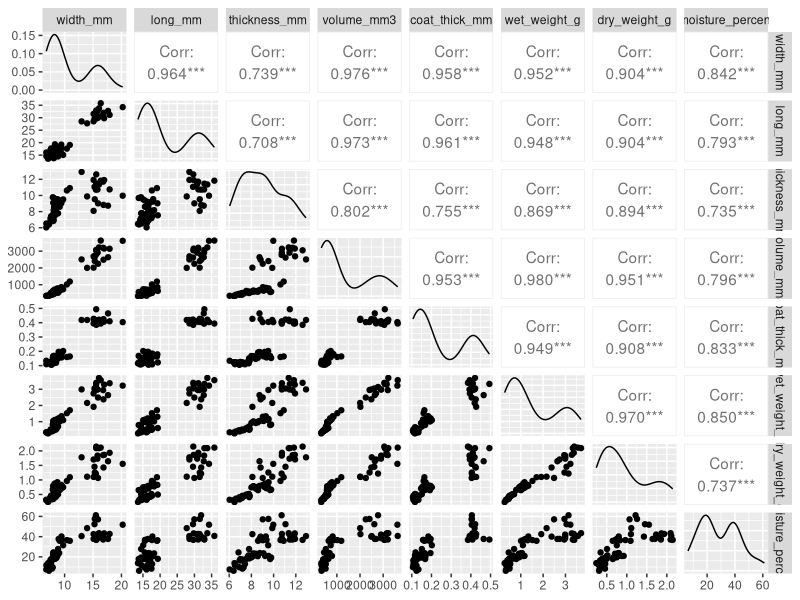
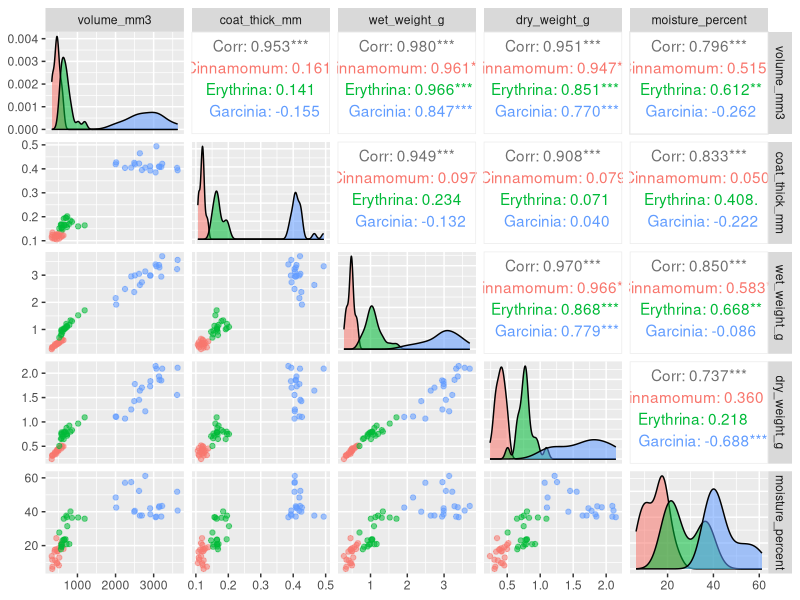
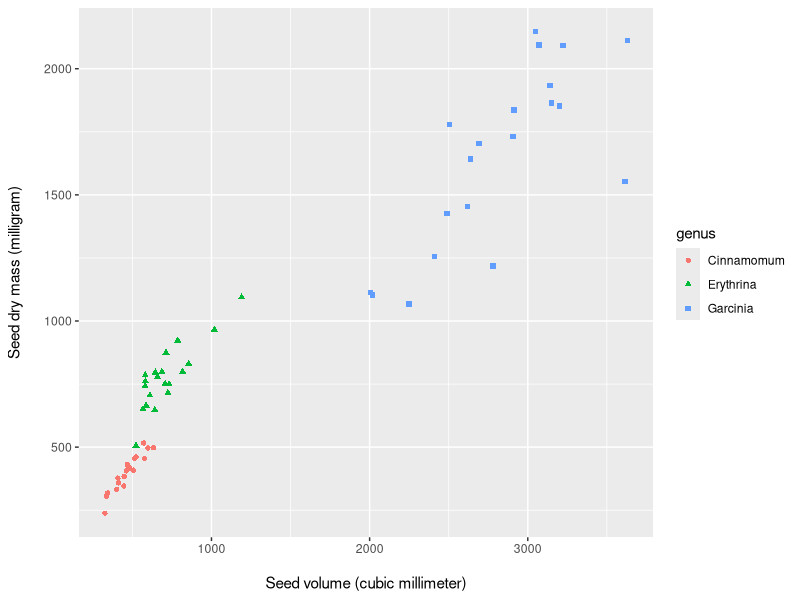
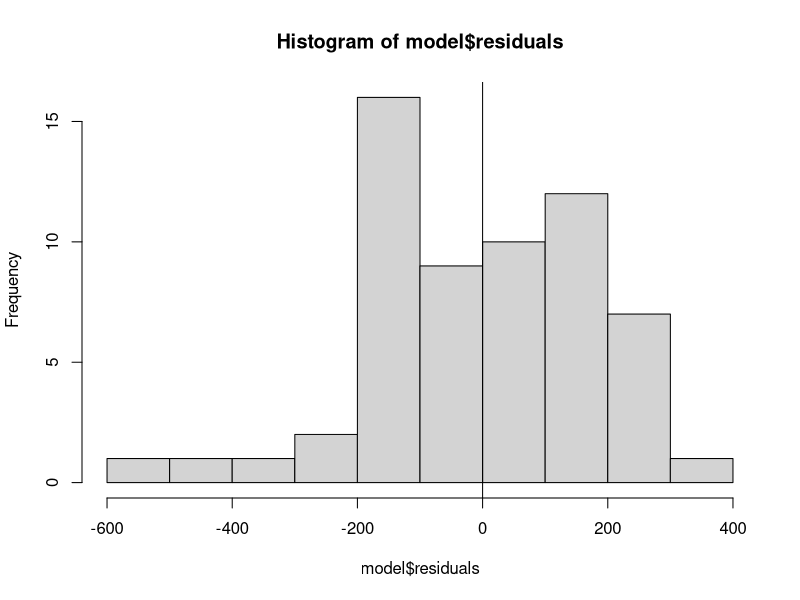
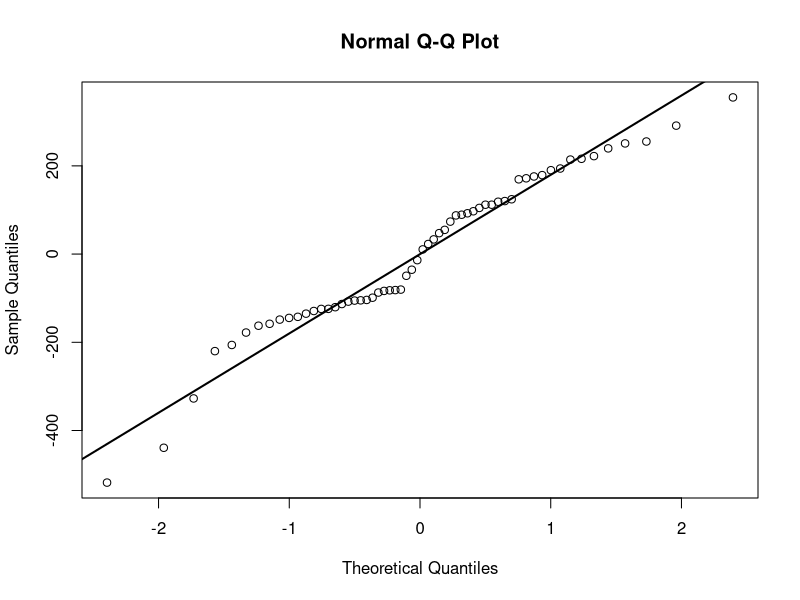
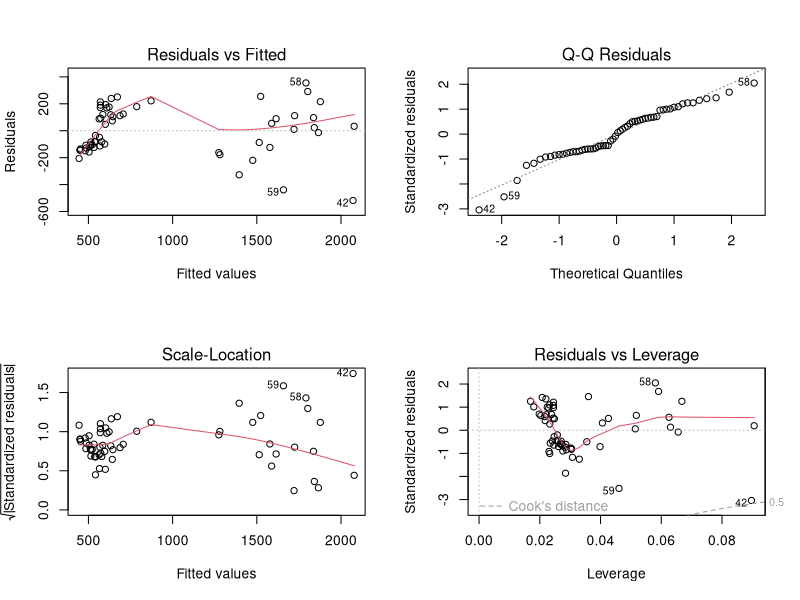

Write the R code that produced these figures, in order.
## ---- chunk 1
### Import data
seed <- read.csv("data/seed3spp.csv", header = T)

### assign right types of data to the variables
seed$genus <- as.factor(seed$genus)
seed$epithet <- as.factor(seed$epithet)

### see the data
seed

summary(seed[,7:11])
## ---- chunk 2
## use GGally package
library(ggplot2)
library(GGally)

## use data from column 7:11 - volume to moisture
ggpairs(seed,          
        columns = 4:11) # selected columns
## ---- chunk 3
ggpairs(seed,                 # Data frame
        columns = 7:11,        # Columns
        aes(color = genus,  # Color by species 
            alpha = 0.5))     # Transparency
## ---- chunk 4
library(ggplot2)
plot <- ggplot(seed, 
               aes(x = volume_mm3,
                   y = dry_weight_g * 1000,
                   color = genus,
                   shape = genus))

plot +
  geom_point() +
  xlab("\nSeed volume (cubic millimeter)") +
  ylab("Seed dry mass (milligram)\n")
## ---- chunk 5
##################################################
### Run a regression model
### and run a function to get
### overall p value
##################################################
set.seed(1234)
model <- lm(dry_weight_g * 1000 ~ volume_mm3,
            data = seed)

summary(model)

overall_p <- function(my_model) {
    f <- summary(my_model)$fstatistic
    p <- pf(f[1],f[2],f[3],lower.tail=F)
    attributes(p) <- NULL
    return(p)
}
## ---- chunk 6

hist(model$residuals)
abline(v = mean(model$residuals))
qqnorm(model$residuals)
qqline(model$residuals, lwd = 2)
shapiro.test(model$residuals)
## ---- chunk 7
par(mfrow=c(2,2)) 
plot(model)
## ---- chunk 8
##################################################
### Run a multiple regression model 
### (x = volume and species)
##################################################
set.seed(1234)
model2 <- lm(dry_weight_g * 1000 ~ volume_mm3 * genus,
            data = seed) # with a interaction effect

summary(model2)

final.model <- step(model2) # step for model selection

AIC(model, final.model) # compare AIC of the model

anova(final.model)
